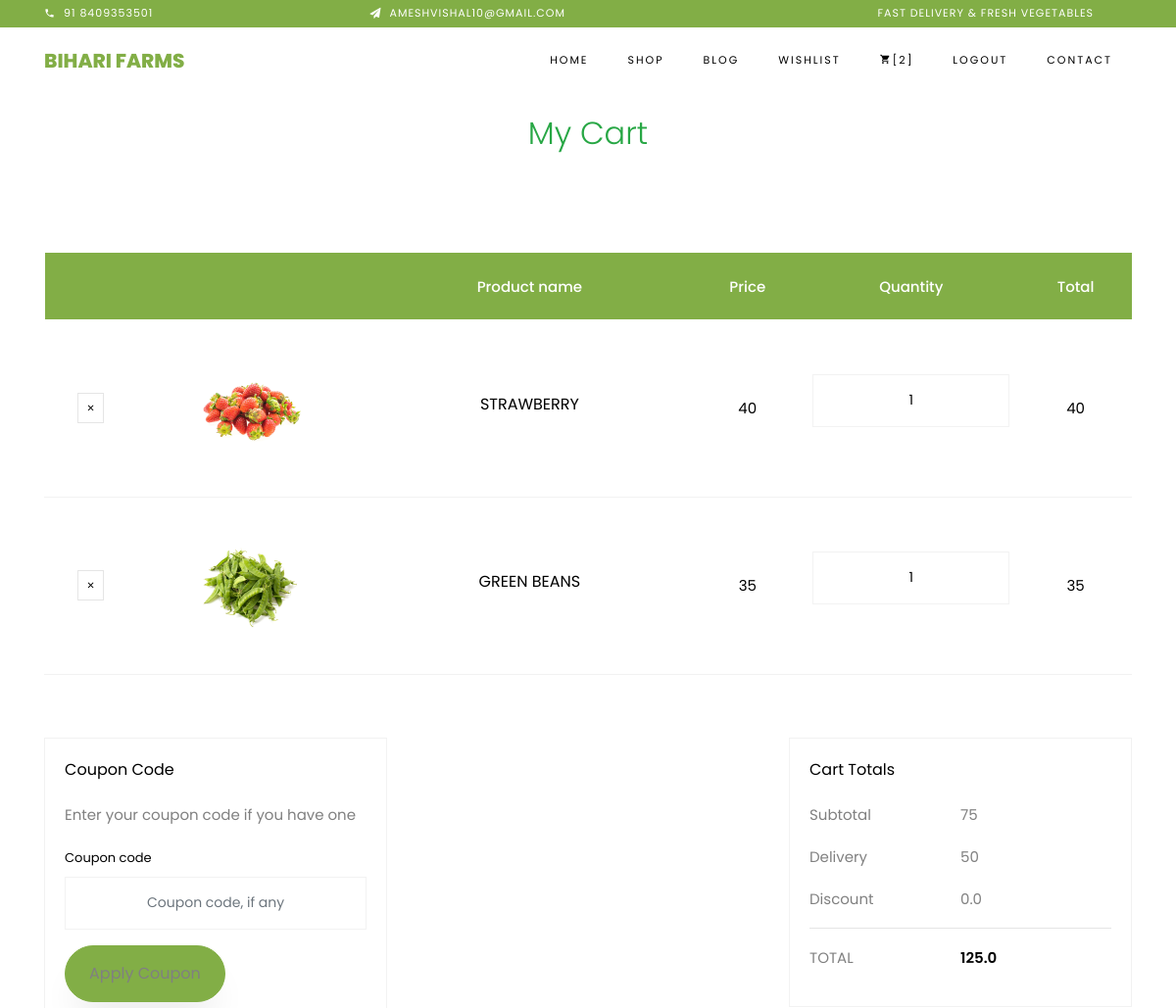
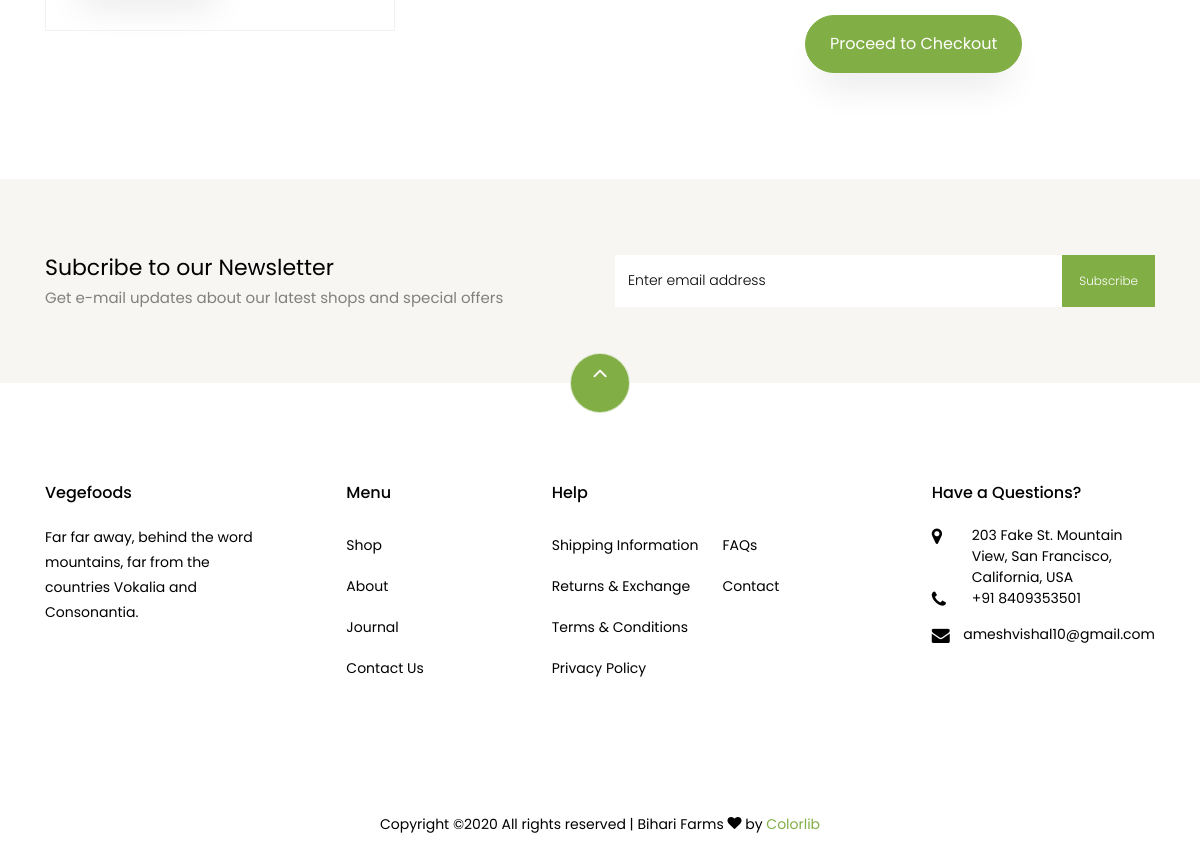
The app's page /cart/ (signed in) with its own data (2 pictures, top to bottom).
### farmsite/models.py (models this page shows, shortened)
class Product(models.Model):
    productType = models.ForeignKey(ProductType,on_delete=models.CASCADE)
    name = models.CharField(max_length=100)
    image = models.ImageField(upload_to='Product Photo')
    weight = models.CharField(max_length=10)
    price = models.IntegerField()
    available = models.BooleanField()
    discount = models.IntegerField()
    discription = models.TextField()
    nutFacts = models.TextField()
    prime = models.BooleanField()

### farmsite/views.py (the view, shortened to what this page needs)
# urls.py: path('cart/',views.cartPage,name='cart'),
@login_required
def cartPage(request):
    cartObject = cart.objects.filter(user=request.user).values("productID")
    myList = []
    try:
        for data in cartObject:
            id = data['productID']
            myList.append(Product.objects.get(id=id))
    except:
        pass
    price = 0
    for data in myList:
        price+=data.price
    discount =0
    for data in myList:
        op = data.price
        dc = data.discount
        discount += op*(dc/100.0)
    total = (price+50)-discount
    cartObject = cart.objects.filter(user=request.user).values("productID")
    item = len(cartObject)
    if item==1:
        if cartObject[0].get('productID') == None:
            item=0
    return render(request,'farmsite/cart.html',{'items': myList,'price':price,'discount':discount,'total':total,'item':item})

### farmsite/templates/farmsite/cart.html (shortened to what this page needs)
{% extends 'farmsite/index.html'%}
{%load static%}
{%block content%}
<h2 class="text-center text-success font-weight-light mt-3">My Cart</h2>
<section class="ftco-section ftco-cart">
        <div class="container">
            <div class="row">
            <div class="col-md-12 ftco-animate">
                <div class="cart-list">
                    <table class="table">
                        <thead class="thead-primary">
                          <tr class="text-center">
                            <th>&nbsp;</th>
                            <th>&nbsp;</th>
                            <th>Product name</th>
                            <th>Price</th>
                            <th>Quantity</th>
                            <th>Total</th>
                          </tr>
                        </thead>
                        <tbody>
                            {%for item in items%}
                          <tr class="text-center">
                            <td class="product-remove"><a href="{% url 'removeItem' item.id%}"><span class="ion-ios-close"></span></a></td>
                            <td class="image-prod"><a href="{%url 'product' item.id%}"><div class="img" style="background-image:url({{item.image.url}});"></div></a></td>
                            <td class="product-name">
                                <h3>{{item.name}}</h3>
                            </td>
                            <td class="price">{{item.price}}</td>
                            <td class="quantity">
                                <div class="input-group mb-3">
                                    <input type="text" name="quantity" class="quantity form-control input-number" value="1" min="1" max="100">
                                </div>
                            </td>
                            <td class="total">{{item.price}}</td>
                          </tr>
                        {%endfor%}
                        </tbody>
                      </table>
                  </div>
            </div>
        </div>
        <div class="row justify-content-end">
            <div class="col-lg-4 mt-5 cart-wrap ftco-animate">
                <div class="cart-total mb-3">
                    <h3>Coupon Code</h3>
                    <p>Enter your coupon code if you have one</p>
                      <form class="info" method="POST">
                          <div class="form-group">
                              <label for="">Coupon code</label>
                            <input type="text" name='couponCode' class="form-control text-lefcouponCodet px-3" placeholder="Coupon code, if any">
                          </div>
                      </form>
                    <p><a class="btn btn-primary py-3 px-4" type="submit">Apply Coupon</a></p>
                </div>
            </div>
            <div class="col-lg-4 mt-5 cart-wrap ftco-animate">
            </div>
            <div class="col-lg-4 mt-5 cart-wrap ftco-animate">
                <div class="cart-total mb-3">
                    <h3>Cart Totals</h3>
                    <p class="d-flex">
                        <span>Subtotal</span>
                        <span>{{price}}</span>
                    </p>
                    <p class="d-flex">
                        <span>Delivery</span>
                        <span>50</span>
                    </p>
                    <p class="d-flex">
                        <span>Discount</span>
                        <span>{{discount}}</span>
                    </p>
                    <hr>
                    <p class="d-flex total-price">
                        <span>Total</span>
                        <span>{{total}}</span>
                    </p>
                </div>
                <p><a href="/checkout" class="btn btn-primary py-3 px-4">Proceed to Checkout</a></p>
            </div>
        </div>
        </div>
    </section>
{%endblock content%}

### records on screen
Product: image (picture), name "STRAWBERRY", price "40"
Product: image (picture), name "GREEN BEANS", price "35"

### other values on screen
{{ item }} "2"
{{ price }} "75"
{{ discount }} "0.0"
{{ total }} "125.0"
